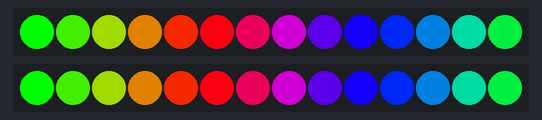
A sketch run on a simulated Arduino Uno, built with avr-gcc and run on an emulated ATmega328P. Shown: 2 × 14 RGB LEDs in strip order, left to right.

Above: at 0.15 s.
At 4.77 s:
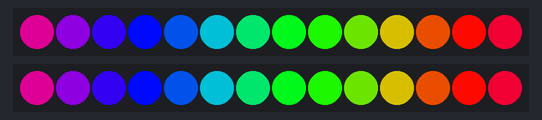
At 8.78 s:
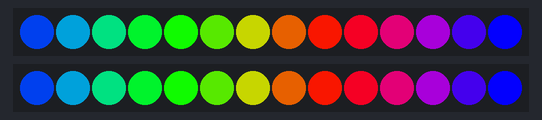
At 19.56 s:
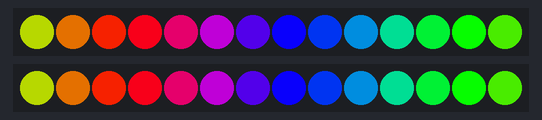
At 29.42 s:
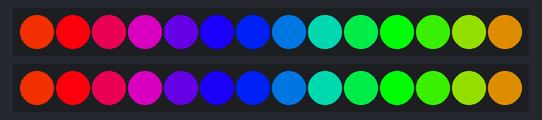
At 39.28 s:
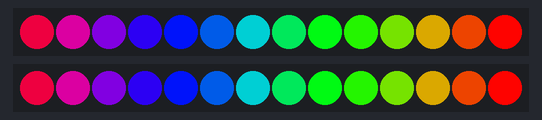

The sketch:

NuVuPromLEDStripShirt.ino
```cpp
#include <Adafruit_NeoPixel.h>

#define leftPin  8
#define rightPin 9

#define LEDs 14

// initialize LED Strips
Adafruit_NeoPixel leftStrip =  Adafruit_NeoPixel(LEDs, leftPin, NEO_GRB + NEO_KHZ800);
Adafruit_NeoPixel rightStrip = Adafruit_NeoPixel(LEDs, rightPin, NEO_GRB + NEO_KHZ800);

void setup() {
	// initialize Serial
	Serial.begin(9600);

	// initialize LED Strips
	leftStrip.begin();
	rightStrip.begin();
}

void loop() {
	// whiteLight(0, 20, 35);
	rainbowCycle(10);
}


// Slightly different, this makes the rainbow equally distributed throughout
void rainbowCycle(uint8_t wait) {
	uint16_t i, j;

for(j=0; j<256*5; j++) { // 5 cycles of all colors on wheel
	for(i=0; i<LEDs; i++) {
		leftStrip.setPixelColor(i, leftWheel(((i * (256) / leftStrip.numPixels()) + j) & 255));
		rightStrip.setPixelColor(i, rightWheel(((i * (256) / leftStrip.numPixels()) + j) & 255));
	}
	leftStrip.show();
	rightStrip.show();
	delay(wait);
	}
}

// fade in and out white light at specified min, max, fadeInOut time length
void whiteLight(int minBrightness, int maxBrightness, int fadeInOut) {
	Serial.println(millis());
	for(int i = minBrightness;i<=maxBrightness;i++) {
		leftStrip.show();
		rightStrip.show();
		for(int j = 0;j<LEDs;j++) {
			leftStrip.setPixelColor(j, leftStrip.Color(i, i, i));
			rightStrip.setPixelColor(j, rightStrip.Color(i, i, i));
			delay(fadeInOut / (LEDs * 2));
			Serial.println(fadeInOut / (LEDs * 2));
		}
	}
	for(int i = maxBrightness;i>=minBrightness;i--) {
		leftStrip.show();
		rightStrip.show();
		for(int j = 0;j<LEDs;j++) {
			leftStrip.setPixelColor(j, leftStrip.Color(i, i, i));
			rightStrip.setPixelColor(j, rightStrip.Color(i, i, i));
			delay(fadeInOut / (LEDs * 2));
		}
	}
}

// Input a value 0 to 255 to get a color value.
// The colours are a transition r - g - b - back to r.
uint32_t leftWheel(byte WheelPos) {
	if(WheelPos < 85) {
		return leftStrip.Color(WheelPos * 3, 255 - WheelPos * 3, 0);
	} else if(WheelPos < 170) {
		WheelPos -= 85;
		return leftStrip.Color(255 - WheelPos * 3, 0, WheelPos * 3);
	} else {
		WheelPos -= 170;
		return leftStrip.Color(0, WheelPos * 3, 255 - WheelPos * 3);
	}
}

uint32_t rightWheel(byte WheelPos) {
	if(WheelPos < 85) {
		return rightStrip.Color(WheelPos * 3, 255 - WheelPos * 3, 0);
	} else if(WheelPos < 170) {
		WheelPos -= 85;
		return rightStrip.Color(255 - WheelPos * 3, 0, WheelPos * 3);
	} else {
		WheelPos -= 170;
		return rightStrip.Color(0, WheelPos * 3, 255 - WheelPos * 3);
	}
}
```
